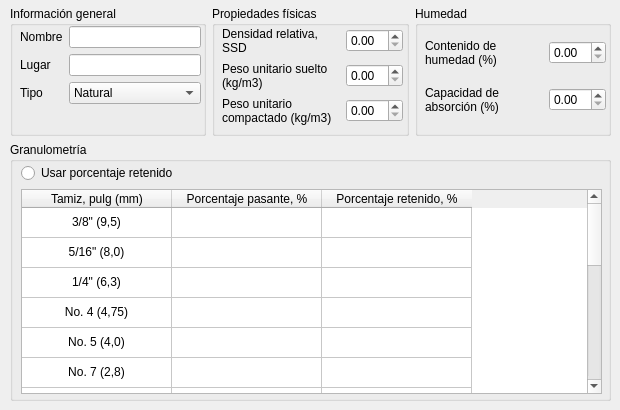
      <widget class="QWidget" name="fine_aggregate">
       <widget class="QWidget" name="layoutWidget">
        <property name="geometry">
         <rect>
          <x>10</x>
          <y>0</y>
          <width>601</width>
          <height>401</height>
         </rect>
        </property>
        <layout class="QVBoxLayout" name="verticalLayout_4" stretch="1,2">
         <property name="topMargin">
          <number>6</number>
         </property>
         <item>
          <layout class="QGridLayout" name="gridLayout" columnstretch="0,0,0">
           <item row="0" column="0">
            <widget class="QGroupBox" name="groupBox_fine_info">
             <property name="title">
              <string>Información general</string>
             </property>
             <widget class="QWidget" name="layoutWidget">
              <property name="geometry">
               <rect>
                <x>10</x>
                <y>20</y>
                <width>181</width>
                <height>81</height>
               </rect>
              </property>
              <layout class="QFormLayout" name="formLayout">
               <item row="0" column="0">
                <widget class="QLabel" name="label_fine_name">
                 <property name="text">
                  <string>Nombre</string>
                 </property>
                 <property name="buddy">
                  <cstring>lineEdit_fine_name</cstring>
                 </property>
                </widget>
               </item>
               <item row="0" column="1">
                <widget class="QLineEdit" name="lineEdit_fine_name"/>
               </item>
               <item row="1" column="0">
                <widget class="QLabel" name="label_fine_source">
                 <property name="text">
                  <string>Lugar</string>
                 </property>
                 <property name="buddy">
                  <cstring>lineEdit_fine_source</cstring>
                 </property>
                </widget>
               </item>
               <item row="1" column="1">
                <widget class="QLineEdit" name="lineEdit_fine_source"/>
               </item>
               <item row="2" column="0">
                <widget class="QLabel" name="label_fine_type">
                 <property name="text">
                  <string>Tipo</string>
                 </property>
                 <property name="wordWrap">
                  <bool>true</bool>
                 </property>
                 <property name="buddy">
                  <cstring>comboBox_fine_type</cstring>
                 </property>
                </widget>
               </item>
               <item row="2" column="1">
                <widget class="QComboBox" name="comboBox_fine_type">
                 <item>
                  <property name="text">
                   <string>Natural</string>
                  </property>
                 </item>
                 <item>
                  <property name="text">
                   <string>Triturada</string>
                  </property>
                 </item>
                </widget>
               </item>
              </layout>
             </widget>
            </widget>
           </item>
           <item row="0" column="1">
            <widget class="QGroupBox" name="groupBox_fine_physical_prop">
             <property name="title">
              <string>Propiedades físicas</string>
             </property>
             <widget class="QWidget" name="layoutWidget">
              <property name="geometry">
               <rect>
                <x>10</x>
                <y>20</y>
                <width>181</width>
                <height>101</height>
               </rect>
              </property>
              <layout class="QGridLayout" name="gridLayout_2">
               <item row="0" column="0">
                <widget class="QLabel" name="label_fine_relative_density">
                 <property name="text">
                  <string>Densidad relativa, SSD</string>
                 </property>
                 <property name="wordWrap">
                  <bool>true</bool>
                 </property>
                 <property name="buddy">
                  <cstring>doubleSpinBox_fine_relative_density</cstring>
                 </property>
                </widget>
               </item>
               <item row="0" column="1">
                <widget class="QDoubleSpinBox" name="doubleSpinBox_fine_relative_density"/>
               </item>
               <item row="1" column="0">
                <widget class="QLabel" name="label_fine_pus">
                 <property name="text">
                  <string>Peso unitario suelto (kg/m3)</string>
                 </property>
                 <property name="wordWrap">
                  <bool>true</bool>
                 </property>
                 <property name="buddy">
                  <cstring>doubleSpinBox_fine_pus</cstring>
                 </property>
                </widget>
               </item>
               <item row="1" column="1">
                <widget class="QDoubleSpinBox" name="doubleSpinBox_fine_pus"/>
               </item>
               <item row="2" column="0">
                <widget class="QLabel" name="label_fine_puc">
                 <property name="text">
                  <string>Peso unitario compactado (kg/m3)</string>
                 </property>
                 <property name="wordWrap">
                  <bool>true</bool>
                 </property>
                 <property name="buddy">
                  <cstring>doubleSpinBox_fine_puc</cstring>
                 </property>
                </widget>
               </item>
               <item row="2" column="1">
                <widget class="QDoubleSpinBox" name="doubleSpinBox_fine_puc"/>
               </item>
              </layout>
             </widget>
            </widget>
           </item>
           <item row="0" column="2">
            <widget class="QGroupBox" name="groupBox_fine_moisture">
             <property name="title">
              <string>Humedad</string>
             </property>
             <widget class="QWidget" name="layoutWidget">
              <property name="geometry">
               <rect>
                <x>10</x>
                <y>20</y>
                <width>181</width>
                <height>101</height>
               </rect>
              </property>
              <layout class="QGridLayout" name="gridLayout_3">
               <item row="0" column="0">
                <widget class="QLabel" name="label_fine_mc">
                 <property name="text">
                  <string>Contenido de humedad (%)</string>
                 </property>
                 <property name="wordWrap">
                  <bool>true</bool>
                 </property>
                 <property name="buddy">
                  <cstring>doubleSpinBox_fine_mc</cstring>
                 </property>
                </widget>
               </item>
               <item row="0" column="1">
                <widget class="QDoubleSpinBox" name="doubleSpinBox_fine_mc">
                 <property name="wrapping">
                  <bool>false</bool>
                 </property>
                </widget>
               </item>
               <item row="1" column="0">
                <widget class="QLabel" name="label_fine_abs">
                 <property name="text">
                  <string>Capacidad de absorción (%)</string>
                 </property>
                 <property name="wordWrap">
                  <bool>true</bool>
                 </property>
                 <property name="buddy">
                  <cstring>doubleSpinBox_fine_abs</cstring>
                 </property>
                </widget>
               </item>
               <item row="1" column="1">
                <widget class="QDoubleSpinBox" name="doubleSpinBox_fine_abs"/>
               </item>
              </layout>
             </widget>
            </widget>
           </item>
          </layout>
         </item>
         <item>
          <widget class="QGroupBox" name="groupBox_gradation">
           <property name="title">
            <string>Granulometría</string>
           </property>
           <widget class="QWidget" name="layoutWidget">
            <property name="geometry">
             <rect>
              <x>11</x>
              <y>21</y>
              <width>581</width>
              <height>231</height>
             </rect>
            </property>
            <layout class="QVBoxLayout" name="verticalLayout_5">
             <item>
              <widget class="QRadioButton" name="radioButton_fine_retained">
               <property name="text">
                <string>Usar porcentaje retenido</string>
               </property>
              </widget>
             </item>
             <item>
              <widget class="QTableWidget" name="tableWidget_fine">
               <property name="showGrid">
                <bool>true</bool>
               </property>
               <property name="gridStyle">
                <enum>Qt::PenStyle::SolidLine</enum>
               </property>
               <property name="wordWrap">
                <bool>true</bool>
               </property>
               <property name="rowCount">
                <number>17</number>
               </property>
               <property name="columnCount">
                <number>3</number>
               </property>
               <attribute name="horizontalHeaderVisible">
                <bool>true</bool>
               </attribute>
               <attribute name="horizontalHeaderCascadingSectionResizes">
                <bool>false</bool>
               </attribute>
               <attribute name="horizontalHeaderDefaultSectionSize">
                <number>150</number>
               </attribute>
               <attribute name="horizontalHeaderShowSortIndicator" stdset="0">
                <bool>false</bool>
               </attribute>
               <attribute name="horizontalHeaderStretchLastSection">
                <bool>false</bool>
               </attribute>
               <attribute name="verticalHeaderVisible">
                <bool>false</bool>
               </attribute>
               <attribute name="verticalHeaderShowSortIndicator" stdset="0">
                <bool>false</bool>
               </attribute>
               <attribute name="verticalHeaderStretchLastSection">
                <bool>false</bool>
               </attribute>
               <row>
                <property name="text">
                 <string>3/8&quot; (9,5)</string>
                </property>
                <property name="font">
                 <font>
                  <bold>false</bold>
                 </font>
                </property>
               </row>
               <row>
                <property name="text">
                 <string>5/16&quot; (8,0)</string>
                </property>
               </row>
               <row>
                <property name="text">
                 <string>1/4&quot; (6,3)</string>
                </property>
               </row>
               <row>
                <property name="text">
                 <string>No. 4 (4,75)</string>
                </property>
               </row>
               <row>
                <property name="text">
                 <string>No. 5 (4,0)</string>
                </property>
               </row>
               <row>
                <property name="text">
                 <string>No. 7 (2,8)</string>
                </property>
               </row>
               <row>
                <property name="text">
                 <string>No. 8 (2,36)</string>
                </property>
               </row>
               <row>
                <property name="text">
                 <string>No. 10 (2,0)</string>
                </property>
               </row>
               <row>
                <property name="text">
                 <string>No. 16 (1,18)</string>
                </property>
               </row>
               <row>
                <property name="text">
                 <string>No. 18 (1,00)</string>
                </property>
               </row>
               <row>
                <property name="text">
                 <string>No. 30 (0,600)</string>
                </property>
               </row>
               <row>
                <property name="text">
                 <string>No. 35 (0,500)</string>
                </property>
               </row>
               <row>
                <property name="text">
                 <string>No. 50 (0,300)</string>
                </property>
               </row>
               <row>
                <property name="text">
                 <string>No. 60 (0,250)</string>
                </property>
               </row>
               <row>
                <property name="text">
                 <string>No. 100 (0,150)</string>
                </property>
               </row>
               <row>
                <property name="text">
                 <string>No. 200 (0,075)</string>
                </property>
               </row>
               <row>
                <property name="text">
                 <string>No. 230 (0,063)</string>
                </property>
               </row>
               <column>
                <property name="text">
                 <string>Tamiz, pulg (mm)</string>
                </property>
                <property name="font">
                 <font>
                  <bold>false</bold>
                  <kerning>true</kerning>
                 </font>
                </property>
               </column>
               <column>
                <property name="text">
                 <string>Porcentaje pasante, %</string>
                </property>
               </column>
               <column>
                <property name="text">
                 <string>Porcentaje retenido, %</string>
                </property>
               </column>
               <item row="0" column="0">
                <property name="text">
                 <string>3/8&quot; (9,5)</string>
                </property>
                <property name="font">
                 <font>
                  <italic>false</italic>
                  <bold>false</bold>
                  <underline>false</underline>
                 </font>
                </property>
                <property name="textAlignment">
                 <set>AlignCenter</set>
                </property>
                <property name="flags">
                 <set>ItemIsDragEnabled|ItemIsDropEnabled|ItemIsUserCheckable|ItemIsEnabled</set>
                </property>
               </item>
               <item row="0" column="2">
                <property name="text">
                 <string/>
                </property>
                <property name="flags">
                 <set>ItemIsSelectable|ItemIsEditable|ItemIsDragEnabled|ItemIsDropEnabled|ItemIsUserCheckable</set>
                </property>
               </item>
               <item row="1" column="0">
                <property name="text">
                 <string>5/16&quot; (8,0)</string>
                </property>
                <property name="textAlignment">
                 <set>AlignCenter</set>
                </property>
                <property name="flags">
                 <set>ItemIsDragEnabled|ItemIsDropEnabled|ItemIsUserCheckable|ItemIsEnabled</set>
                </property>
               </item>
               <item row="2" column="0">
                <property name="text">
                 <string>1/4&quot; (6,3)</string>
                </property>
                <property name="textAlignment">
                 <set>AlignCenter</set>
                </property>
                <property name="flags">
                 <set>ItemIsDragEnabled|ItemIsDropEnabled|ItemIsUserCheckable|ItemIsEnabled</set>
                </property>
               </item>
               <item row="3" column="0">
                <property name="text">
                 <string>No. 4 (4,75)</string>
                </property>
                <property name="textAlignment">
                 <set>AlignCenter</set>
                </property>
                <property name="flags">
                 <set>ItemIsDragEnabled|ItemIsDropEnabled|ItemIsUserCheckable|ItemIsEnabled</set>
                </property>
               </item>
               <item row="3" column="2">
                <property name="text">
                 <string/>
                </property>
                <property name="flags">
                 <set>ItemIsSelectable|ItemIsEditable|ItemIsDragEnabled|ItemIsDropEnabled|ItemIsUserCheckable</set>
                </property>
               </item>
               <item row="4" column="0">
                <property name="text">
                 <string>No. 5 (4,0)</string>
                </property>
                <property name="textAlignment">
                 <set>AlignCenter</set>
                </property>
                <property name="flags">
                 <set>ItemIsDragEnabled|ItemIsDropEnabled|ItemIsUserCheckable|ItemIsEnabled</set>
                </property>
               </item>
               <item row="5" column="0">
                <property name="text">
                 <string>No. 7 (2,8)</string>
                </property>
                <property name="textAlignment">
                 <set>AlignCenter</set>
                </property>
                <property name="flags">
                 <set>ItemIsDragEnabled|ItemIsDropEnabled|ItemIsUserCheckable|ItemIsEnabled</set>
                </property>
               </item>
               <item row="6" column="0">
                <property name="text">
                 <string>No. 8 (2,36)</string>
                </property>
                <property name="textAlignment">
                 <set>AlignCenter</set>
                </property>
                <property name="flags">
                 <set>ItemIsDragEnabled|ItemIsDropEnabled|ItemIsUserCheckable|ItemIsEnabled</set>
                </property>
               </item>
               <item row="6" column="2">
                <property name="text">
                 <string/>
                </property>
                <property name="flags">
                 <set>ItemIsSelectable|ItemIsEditable|ItemIsDragEnabled|ItemIsDropEnabled|ItemIsUserCheckable</set>
                </property>
               </item>
               <item row="7" column="0">
                <property name="text">
                 <string>No. 10 (2,0)</string>
                </property>
                <property name="textAlignment">
                 <set>AlignCenter</set>
                </property>
                <property name="flags">
                 <set>ItemIsDragEnabled|ItemIsDropEnabled|ItemIsUserCheckable|ItemIsEnabled</set>
                </property>
               </item>
               <item row="8" column="0">
                <property name="text">
                 <string>No. 16 (1,18)</string>
                </property>
                <property name="textAlignment">
                 <set>AlignCenter</set>
                </property>
                <property name="flags">
                 <set>ItemIsDragEnabled|ItemIsDropEnabled|ItemIsUserCheckable|ItemIsEnabled</set>
                </property>
               </item>
               <item row="8" column="2">
                <property name="text">
                 <string/>
                </property>
                <property name="flags">
                 <set>ItemIsSelectable|ItemIsEditable|ItemIsDragEnabled|ItemIsDropEnabled|ItemIsUserCheckable</set>
                </property>
               </item>
               <item row="9" column="0">
                <property name="text">
                 <string>No. 18 (1,0)</string>
                </property>
                <property name="textAlignment">
                 <set>AlignCenter</set>
                </property>
                <property name="flags">
                 <set>ItemIsDragEnabled|ItemIsDropEnabled|ItemIsUserCheckable|ItemIsEnabled</set>
                </property>
               </item>
               <item row="10" column="0">
                <property name="text">
                 <string>No. 30 (0,600)</string>
                </property>
                <property name="textAlignment">
                 <set>AlignCenter</set>
                </property>
                <property name="flags">
                 <set>ItemIsDragEnabled|ItemIsDropEnabled|ItemIsUserCheckable|ItemIsEnabled</set>
                </property>
               </item>
               <item row="10" column="2">
                <property name="text">
                 <string/>
                </property>
                <property name="flags">
                 <set>ItemIsSelectable|ItemIsEditable|ItemIsDragEnabled|ItemIsDropEnabled|ItemIsUserCheckable</set>
                </property>
               </item>
               <item row="11" column="0">
                <property name="text">
                 <string>No. 35 (0,5)</string>
                </property>
                <property name="textAlignment">
                 <set>AlignCenter</set>
                </property>
                <property name="flags">
                 <set>ItemIsDragEnabled|ItemIsDropEnabled|ItemIsUserCheckable|ItemIsEnabled</set>
                </property>
               </item>
               <item row="12" column="0">
                <property name="text">
                 <string>No. 50 (0,300)</string>
                </property>
                <property name="textAlignment">
                 <set>AlignCenter</set>
                </property>
                <property name="flags">
                 <set>ItemIsDragEnabled|ItemIsDropEnabled|ItemIsUserCheckable|ItemIsEnabled</set>
                </property>
               </item>
               <item row="12" column="2">
                <property name="text">
                 <string/>
                </property>
                <property name="flags">
                 <set>ItemIsSelectable|ItemIsEditable|ItemIsDragEnabled|ItemIsDropEnabled|ItemIsUserCheckable</set>
                </property>
               </item>
               <item row="13" column="0">
                <property name="text">
                 <string>No. 60 (0,250)</string>
                </property>
                <property name="textAlignment">
                 <set>AlignCenter</set>
                </property>
                <property name="flags">
                 <set>ItemIsDragEnabled|ItemIsDropEnabled|ItemIsUserCheckable|ItemIsEnabled</set>
                </property>
               </item>
               <item row="14" column="0">
                <property name="text">
                 <string>No. 100 (0,150)</string>
                </property>
                <property name="textAlignment">
                 <set>AlignCenter</set>
                </property>
                <property name="flags">
                 <set>ItemIsDragEnabled|ItemIsDropEnabled|ItemIsUserCheckable|ItemIsEnabled</set>
                </property>
               </item>
               <item row="14" column="2">
                <property name="text">
                 <string/>
                </property>
                <property name="flags">
                 <set>ItemIsSelectable|ItemIsEditable|ItemIsDragEnabled|ItemIsDropEnabled|ItemIsUserCheckable</set>
                </property>
               </item>
               <item row="15" column="0">
                <property name="text">
                 <string>No. 200 (0,075)</string>
                </property>
                <property name="textAlignment">
                 <set>AlignCenter</set>
                </property>
                <property name="flags">
                 <set>ItemIsDragEnabled|ItemIsDropEnabled|ItemIsUserCheckable|ItemIsEnabled</set>
                </property>
               </item>
               <item row="15" column="2">
                <property name="text">
                 <string/>
                </property>
                <property name="flags">
                 <set>ItemIsSelectable|ItemIsEditable|ItemIsDragEnabled|ItemIsDropEnabled|ItemIsUserCheckable</set>
                </property>
               </item>
               <item row="16" column="0">
                <property name="text">
                 <string>No. 230 (0,063)</string>
                </property>
                <property name="textAlignment">
                 <set>AlignCenter</set>
                </property>
                <property name="flags">
                 <set>ItemIsDragEnabled|ItemIsDropEnabled|ItemIsUserCheckable|ItemIsEnabled</set>
                </property>
               </item>
              </widget>
             </item>
            </layout>
           </widget>
          </widget>
         </item>
        </layout>
       </widget>
      </widget>
